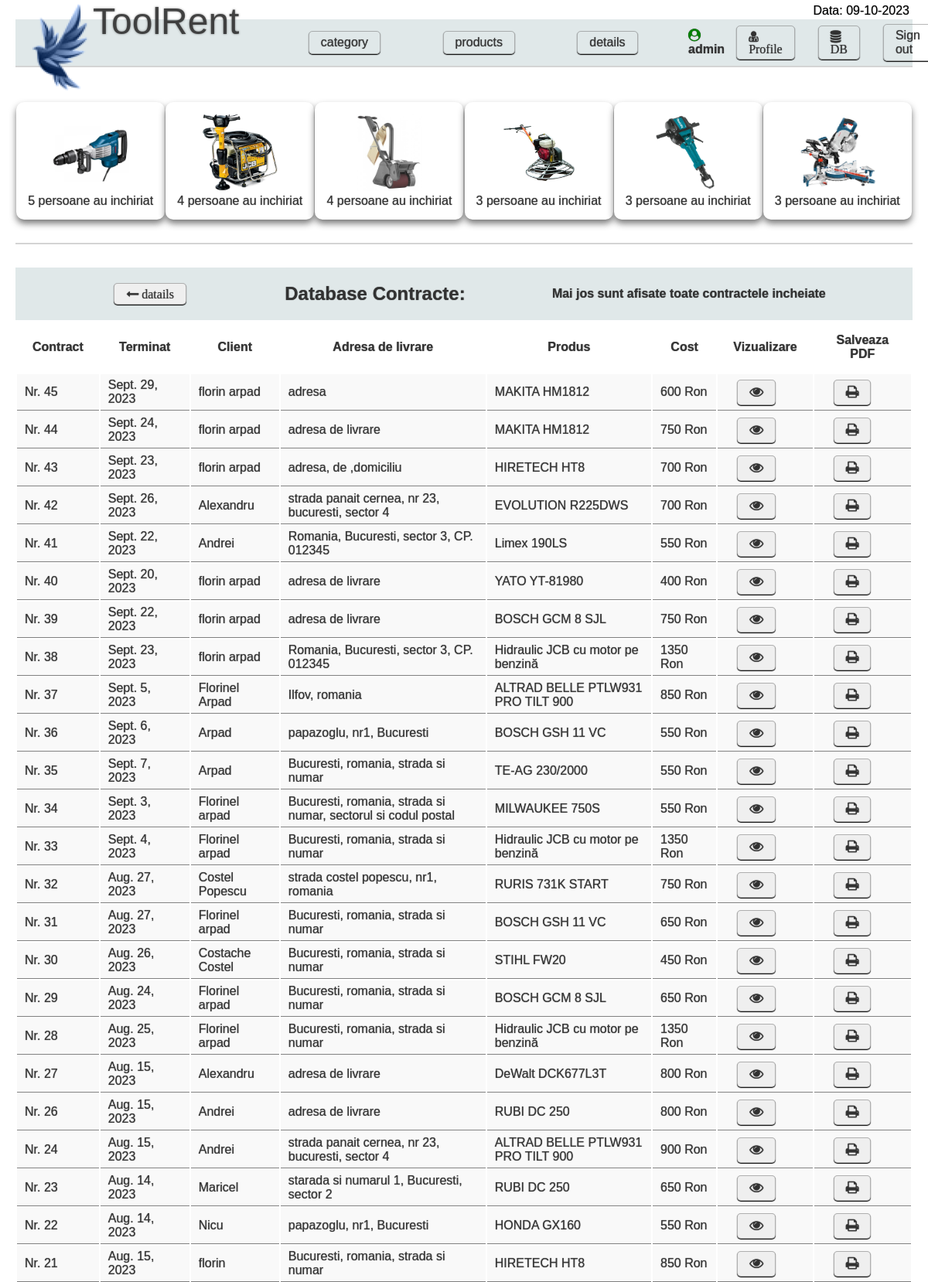
Screenshot of /contracte/ (signed in, upper part) with the database file from the repository.
### hireman/models.py (models this page shows, shortened)
class Societate(models.Model):
    nume = models.CharField(max_length=50)
    ro = models.IntegerField()
    cui = models.IntegerField()
    adresa = models.CharField(max_length=150)
    director = models.CharField(max_length=50)
    tel = models.BigIntegerField()
    mail = models.CharField(max_length=50)
    data = datetime.date(datetime.now())
    banca = models.CharField(max_length=50, null=True)
    cont = models.CharField(max_length=50, null=True)
    class Meta:
        db_table = ''
        managed = True
        verbose_name = 'Societate'
        verbose_name_plural = 'Societati'
    def __str__(self) -> str:
        return self.nume

class Buton_meniu(models.Model):
    buton = models.CharField(max_length=150)
    slug = models.SlugField(unique=True)
    class Meta:
        db_table = ''
        managed = True
        verbose_name = 'Buton'
        verbose_name_plural = 'Butoane'
    def __str__(self) -> str:
        return self.slug

class Produs(models.Model):
    categorie = models.ForeignKey(Categorie, serialize=True, on_delete=models.CASCADE)
    nume = models.CharField(max_length=250)
    slug = models.SlugField(unique=True)
    cod_produs = models.IntegerField()
    descriere = models.TextField()
    specificatii = models.TextField()
    pret = models.ForeignKey(PretProdus, on_delete=models.DO_NOTHING)
    status = models.CharField(choices=(("disponibil", "disponibil"), ("nedisponibil", "nedisponibil"), ("service", "service")), default="disponibil", max_length=20)
    poza = models.ImageField(upload_to='hireman/static/media/', null=True)
    garantie = models.IntegerField(default=600)
    data = datetime.date(datetime.now())
    class Meta:
        db_table = ''
        managed = True
        verbose_name = 'Produs'
        verbose_name_plural = 'Produse'
    def __str__(self):
        return f"{self.nume}"

class Contract(models.Model):
    nr_contract = 1
    data = models.DateField(default= timezone.now(), null=True)
    nume_srl = models.CharField(max_length=50)
    cui = models.IntegerField()
    adresa_srl = models.CharField(max_length=150)
    director = models.CharField(max_length=50)
    tel_srl = models.BigIntegerField()
    mail_srl = models.CharField(max_length=50)
    banca_srl = models.CharField(max_length=50, null=True)
    cont_srl = models.CharField(max_length=50, null=True)
    nume_client = models.CharField(max_length=50)
    cnp = models.IntegerField()
    adresa_client = models.CharField(max_length=150)
    adresa_livrare = models.CharField(max_length=150, null=True)
    tel_client = models.BigIntegerField()
    mail_client = models.CharField(max_length=50)
    banca_client = models.CharField(max_length=50, null=True)
    cont_client = models.CharField(max_length=50, null=True)
    produs = models.CharField(max_length=50)
    garantie_produs = models.IntegerField()
    cost = models.IntegerField()
    nr_zile = models.IntegerField()
    data_start = models.DateField()
    data_end = models.DateField()
    pdf_path = models.FileField(upload_to='hireman/static/contracte_pdf/', null=True, default=f"hireman/static/contracte_pdf/contract-nr{nr_contract}-din:{timezone.now()}")
    observatii = models.CharField(max_length=255, null=True, default="fara observatii")
    nr_contract += 1
    class Meta:
        db_table = ''
        managed = True
        verbose_name = 'Contract'
        verbose_name_plural = 'Contracte'

### hireman/views.py (the view)
# urls.py: path("contracte/", view_db_contracte, name="db_contracte"),
def view_db_contracte(request):
    context = {
        "data": time_date.date(),
        "contracte": Contract.objects.all()[::-1],
        "produse": Produs.objects.all()
    }
    add_first_to_second_dict(CONTEXT_GLOBAL,context)
    return render(request, "db_contracte.html", context)

### hireman/views.py (called while the page is built)
def add_first_to_second_dict(first_dict, second_dict):
    for key, value in first_dict.items():
        second_dict[key] = value
    return second_dict

### hireman/templates/db_contracte.html (shortened to what this page needs)
{% extends "main.html" %}
{% load static %}
{% block db_contracte %}
    <div class="db_contracte">
        <div class="db_top">
            <button id="button_header" onclick="history.back()" class="fa fa-long-arrow-left"> datails</button>
            <h1>Database Contracte: </h1>
            <h3>Mai jos sunt afisate toate contractele incheiate </h3>
        </div>
        <table >
            <tr>
                <th>Contract</th>
                <th>Terminat</th>
                <th>Client</th>
                <th>Adresa de livrare</th>
                <th>Produs</th>
                <th>Cost</th>
                <th>Vizualizare</th>
                <th>Salveaza PDF</th>
            </tr>
            {% for contract in contracte %}
                {% if contract.data_end <= data %}
                <tr style="background-color: rgba(238, 238, 238, 0.384);">
                    <td>Nr. {{contract.pk}}</td>
                    <td>{{contract.data_end}}</td>
                    <td>{{contract.nume_client}}</td>
                    <td>{{contract.adresa_livrare}}</td>
                    <td>{% for x in produse %}
                            {% if x.slug == contract.produs %}
                                {{x}}
                            {% endif %}
                        {% endfor %}</td>
                    <td>{{contract.cost}} Ron</td>
                    <td>
                        <a href="../contracte/{{contract.pk}}" target="_blank">
                            <button id="button_header" type="button" ><i class="fa fa-eye"></i></button>
                        </a>
                    </td>
                    <td>
                        <a href="#">
                            <button id="button_header" type="submit"><i class="fa fa-print"></i></button>
                        </a>
                    </td>
                </tr>
                {% endif %}
            {% endfor %}
        </table>
    </div>
    <br><br>
{% endblock db_contracte %}

### hireman/templates/main.html (shortened to what this page needs)
{% load static %}
<!DOCTYPE html>
<html lang="en">
<head>
    <link rel="stylesheet" href="https://cdnjs.cloudflare.com/ajax/libs/font-awesome/4.7.0/css/font-awesome.min.css">
    <link rel="stylesheet" type="text/css" href="{% static 'css/details.css'%}" />
    <link rel="stylesheet" type="text/css" href="{% static 'css/main.css'%}" />
    <link rel="stylesheet" type="text/css" href="{% static 'css/home.css'%}" />
    <link rel="stylesheet" type="text/css" href="{% static 'css/products.css'%}" />
    <link rel="stylesheet" type="text/css" href="{% static 'css/category.css'%}" />
    <link rel="stylesheet" type="text/css" href="{% static 'css/product_details.css'%}" />
    <link rel="stylesheet" type="text/css" href="{% static 'css/client_service_details.css' %}">
</head>
<body>
    <header>
        <div class="header_message">
            <div id="logo">
                <div class="logo1">
                    <a href="../../home/">
                        <img src='{% static "img/flo2.png" %}' alt="" sizes="" srcset="" hight='100px'>
                    </a>
                </div>
                <div class="srl_mess">
                    <a href="../../home/">
                        {{srl}}
                    </a>
                        <div id="clock">
                            <p><span id='data'></span></p>
                        </div>
                </div>
            </div>
        </div>
        {% if user.is_authenticated %}
        <div id="header_buttons" class="header_buttons">
            {% for b in butoane %}
                <a id="button_header" href= /{{b}}>
                    {{b}}
                </a>
            {% endfor %}
        </div>
        {% else %}
        <div id="header_buttons" class="header_buttons">
            <p  style="color:red">Trebuie sa te inscrii sau inregistrezi !!!</p>
        </div>
        {% endif %}
        <div class="header_user">
            {% if user.is_authenticated %}
                {% if user.is_superuser %}
                    <div class="user_info" >
                        <h4> <span class="fa fa-user-circle" style="color:green"></span> {{user}}</h4>
                        <a  class="cart" href="#">
                            <span id="button_header" class="fa fa-user-md"> Profile</span>
                        </a>
                        <a class="cart" href="../../admin">
                            <span id="button_header" class="fa fa-database"> DB</span>
                        </a>
                        <a id="button_header" href="../../authentication/signout">Sign out</a>
                    </div>
                {% endif %}
            {% else %}
                <div class="user_info">
                    <a id="button_header" href="../../authentication/signup">Signup</a>
                    <a id="button_header" href="../../authentication/signin">Signin</a>
                </div>
            {% endif %}
        </div>
    </header>
    <div class="container_top">
        <div class="most_popular">
            {% for produs in produse_populare %}
                <ul class="most_popular_prod">
                    {% for p in produs %}
                        <a href="../../most-popular/{{p.slug}}">
                            {% if p > 1 %}
                                <p>{{p}} persoane au inchiriat</p>
                            {% else %}
                                <img src="/{{p.poza}}" alt="">
                            {% endif %}
                        </a>
                    {% endfor %}
                </ul>
            {% endfor %}
        </div>
    </div>
    <div class="container_center">
    {% if user.is_authenticated %}
        <div>{% block db_contracte %}
            {% endblock db_contracte %}</div>
    </div>
    {% else %}
        {% comment %} <p style="color:red; padding-bottom:20px">Nu esti autentificat, trebuie sa te loghezi sau sa-ti creiezi un cont !</p> {% endcomment %}
    {% endif %}
</body>
</html>

### hireman/static/css/details.css (style rules this page uses)
.db_contracte { display: flex; flex-direction: column; justify-content: space-around; align-items: center; width: 100%; }
.db_contracte { font-size: x-large; padding: 15px 0; }
.db_contracte h1 { font-size: x-large; }
.db_top { width: 100%; background-color: var(--h-background-color); padding: 20px 0px; display: flex; flex-direction: row; justify-content: space-evenly; align-items: center; width: 100%; margin: 0; }
.db_contracte table th { padding:15px 20px; }
.db_contracte table td { padding: 5px 10px; border-bottom: 1px solid grey; align-items: center; }
.db_contracte table button { padding: 3px 15px; border: 1px solid grey; font-size: large; margin: 10px 0; }

### hireman/static/css/main.css (style rules this page uses)
:root { --black:rgba(24, 24, 24, 0.836); --shadow: rgba(0, 0, 0, 0.479); --white_color: rgba(48, 48, 48, 0.856); --body_box_color: linear-gradient(0deg, rgb(243, 243, 243), 40%, rgb(219, 219, 219)); --b-box-shadow: 0 0 3px rgba(0, 0, 0, 0.705); --b-background-color: rgba(1, 36, 116, 0.579); --h-background-color: rgb(224, 232, 233); }
* { font-family: sans-serif; font-size: 12pt; font-style: unset; text-decoration: none; text-decoration-line: none; color: var(--white_color); text-shadow: 0 0 1px var(--black); margin: 0; padding: 0; }
img { width: 100px; }
header, .container_center, .container_left, .container_right { top: 20px; width: 100%; flex-direction: column; align-items: center; }
body { display: flex; flex-direction: column; padding:0 20px; background-color: var(--body_box_color); }
header { display: flex; flex-direction: row; justify-content: space-between; align-items: center; border-bottom: 2px solid rgb(212, 212, 212); padding-bottom: 0px; background-color: var(--h-background-color); margin-top: 25px; border: 1px 1px 2px 1px solid black; height: 60px; }
.srl_mess { display: flex; flex-direction: column; justify-content: start; align-items: start; }
.srl_mess a { position: absolute; top: 0px; left: 120px; font-size: xxx-large; text-shadow: 0px 0px 3px rgba(0, 0, 0, 0.423); }
.srl_mess #clock #data { position: absolute; top: 5px; right: 2%; text-shadow: 0px 0px 1px rgba(0, 0, 0, 0.557); color: rgb(0, 0, 0); }
.srl_mess p { color: red; }
.header_buttons { display:flex; flex-direction: row; justify-content: space-evenly; align-items: center; width: 50%; }
#button_header { margin: 0 15px; padding: 5px 15px; transition: 200ms; border: 1px solid rgba(128, 128, 128, 0.574); border-radius: 5px; box-shadow: 0 1px 1px black; }
.header_message { display: flex; flex-direction: column; justify-content: space-between; align-items: start; width: 25%; padding-top: 15px; padding-left: 15px; color: red; padding-right: 20px; position:static; font-size: 10pt; }
#logo { display: flex; flex-direction: row; justify-content: space-evenly; align-items: center; width: 100%; }
#logo img { width: 120px; position: absolute; top: 5px; left: 15px; }
.srl_mess { display: flex; flex-direction: column; justify-content: space-evenly; align-items: center; width: 100%; }
.header_user { display: flex; flex-direction: row; justify-content: end; align-items: center; width: 25%; }
.user_info { display: flex; flex-direction: row; justify-content: space-evenly; align-items: center; width: 100%; }
.container_top { display: flex; flex-direction: row; align-items: center; justify-content: space-between; margin: 15px 0; padding-bottom: 30px; border-bottom: 2px solid rgb(212, 212, 212); background: white; }
.most_popular { cursor: pointer; width: 100%; display: flex; flex-direction: row; align-items: center; justify-content: space-evenly; }
.most_popular_prod { display: flex; flex-direction: column; align-items: center; justify-content: space-evenly; padding: 15px; border-radius: 10px; box-shadow:0 5px 8px rgba(36, 36, 36, 0.616); margin-top: 30px; background-color: white; transition: 200ms; }

### rows the page displays
Societate: nume "ToolRent"
Buton_meniu: slug "category"
Buton_meniu: slug "products"
Buton_meniu: slug "details"
Produs: poza (picture), produs "5", nume "BOSCH GSH 11 VC"
Produs: poza (picture), produs "4", nume "Hidraulic JCB cu motor pe benzină"
Produs: poza (picture), produs "4", nume "HIRETECH HT8"
Produs: poza (picture), produs "3", nume "ALTRAD BELLE PTLW931 PRO TILT 900"
Produs: poza (picture), produs "3", nume "MAKITA HM1812"
Produs: poza (picture), produs "3", nume "BOSCH GCM 8 SJL"
Contract: pk "45", data_end "Sept. 29, 2023", nume_client "florin arpad", adresa_livrare "adresa", cost "600"
Contract: pk "44", data_end "Sept. 24, 2023", nume_client "florin arpad", adresa_livrare "adresa de livrare", cost "750"
Contract: pk "43", data_end "Sept. 23, 2023", nume_client "florin arpad", adresa_livrare "adresa, de ,domiciliu", cost "700"
Contract: pk "42", data_end "Sept. 26, 2023", nume_client "Alexandru", adresa_livrare "strada panait cernea, nr 23, bucuresti, sector 4", cost "700"
Produs: nume "EVOLUTION R225DWS"
Contract: pk "41", data_end "Sept. 22, 2023", nume_client "Andrei", adresa_livrare "Romania, Bucuresti, sector 3, CP. 012345", cost "550"
Produs: nume "Limex 190LS"
Contract: pk "40", data_end "Sept. 20, 2023", nume_client "florin arpad", adresa_livrare "adresa de livrare", cost "400"
Produs: nume "YATO YT-81980"
Contract: pk "39", data_end "Sept. 22, 2023", nume_client "florin arpad", adresa_livrare "adresa de livrare", cost "750"
Contract: pk "38", data_end "Sept. 23, 2023", nume_client "florin arpad", adresa_livrare "Romania, Bucuresti, sector 3, CP. 012345", cost "1350"
Contract: pk "37", data_end "Sept. 5, 2023", nume_client "Florinel Arpad", adresa_livrare "Ilfov, romania", cost "850"
Contract: pk "36", data_end "Sept. 6, 2023", nume_client "Arpad", adresa_livrare "papazoglu, nr1, Bucuresti", cost "550"
Contract: pk "35", data_end "Sept. 7, 2023", nume_client "Arpad", adresa_livrare "Bucuresti, romania, strada si numar", cost "550"
Produs: nume "TE-AG 230/2000"
Contract: pk "34", data_end "Sept. 3, 2023", nume_client "Florinel arpad", adresa_livrare "Bucuresti, romania, strada si numar, sectorul si codul postal", cost "550"
Produs: nume "MILWAUKEE 750S"
Contract: pk "33", data_end "Sept. 4, 2023", nume_client "Florinel arpad", adresa_livrare "Bucuresti, romania, strada si numar", cost "1350"
Contract: pk "32", data_end "Aug. 27, 2023", nume_client "Costel Popescu", adresa_livrare "strada costel popescu, nr1, romania", cost "750"
Produs: nume "RURIS 731K START"
Contract: pk "31", data_end "Aug. 27, 2023", nume_client "Florinel arpad", adresa_livrare "Bucuresti, romania, strada si numar", cost "650"
Contract: pk "30", data_end "Aug. 26, 2023", nume_client "Costache Costel", adresa_livrare "Bucuresti, romania, strada si numar", cost "450"
Produs: nume "STIHL FW20"
Contract: pk "29", data_end "Aug. 24, 2023", nume_client "Florinel arpad", adresa_livrare "Bucuresti, romania, strada si numar", cost "650"
Contract: pk "28", data_end "Aug. 25, 2023", nume_client "Florinel arpad", adresa_livrare "Bucuresti, romania, strada si numar", cost "1350"
Contract: pk "27", data_end "Aug. 15, 2023", nume_client "Alexandru", adresa_livrare "adresa de livrare", cost "800"
Produs: nume "DeWalt DCK677L3T"
Contract: pk "26", data_end "Aug. 15, 2023", nume_client "Andrei", adresa_livrare "adresa de livrare", cost "800"
Produs: nume "RUBI DC 250"
Contract: pk "24", data_end "Aug. 15, 2023", nume_client "Andrei", adresa_livrare "strada panait cernea, nr 23, bucuresti, sector 4", cost "900"
Contract: pk "23", data_end "Aug. 14, 2023", nume_client "Maricel", adresa_livrare "starada si numarul 1, Bucuresti, sector 2", cost "650"
Contract: pk "22", data_end "Aug. 14, 2023", nume_client "Nicu", adresa_livrare "papazoglu, nr1, Bucuresti", cost "550"
Produs: nume "HONDA GX160"
Contract: pk "21", data_end "Aug. 15, 2023", nume_client "florin", adresa_livrare "Bucuresti, romania, strada si numar", cost "850"

### other values shown
{{ user }} "admin"
